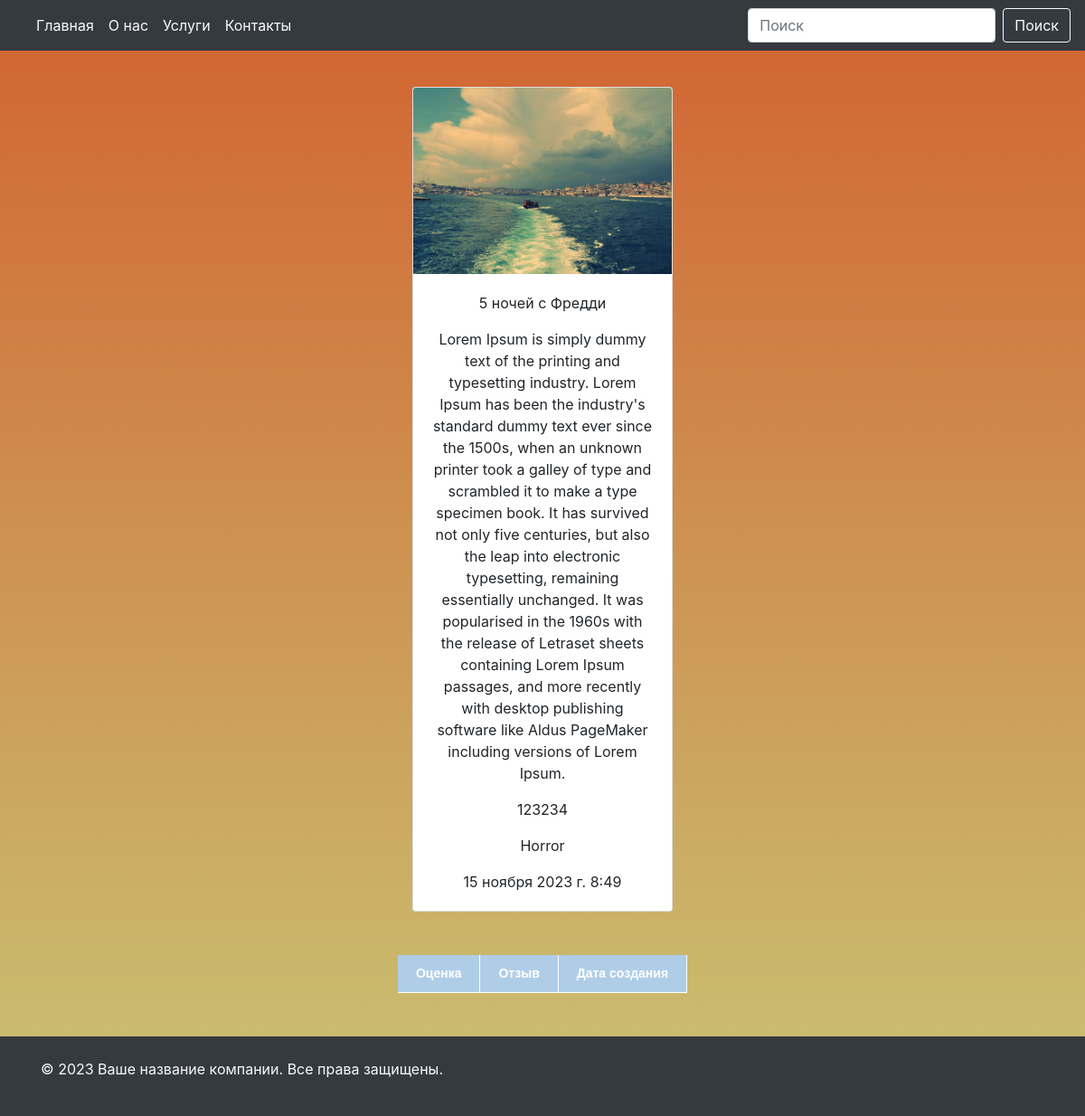
Before: /film_detail/2/ with the older database file.
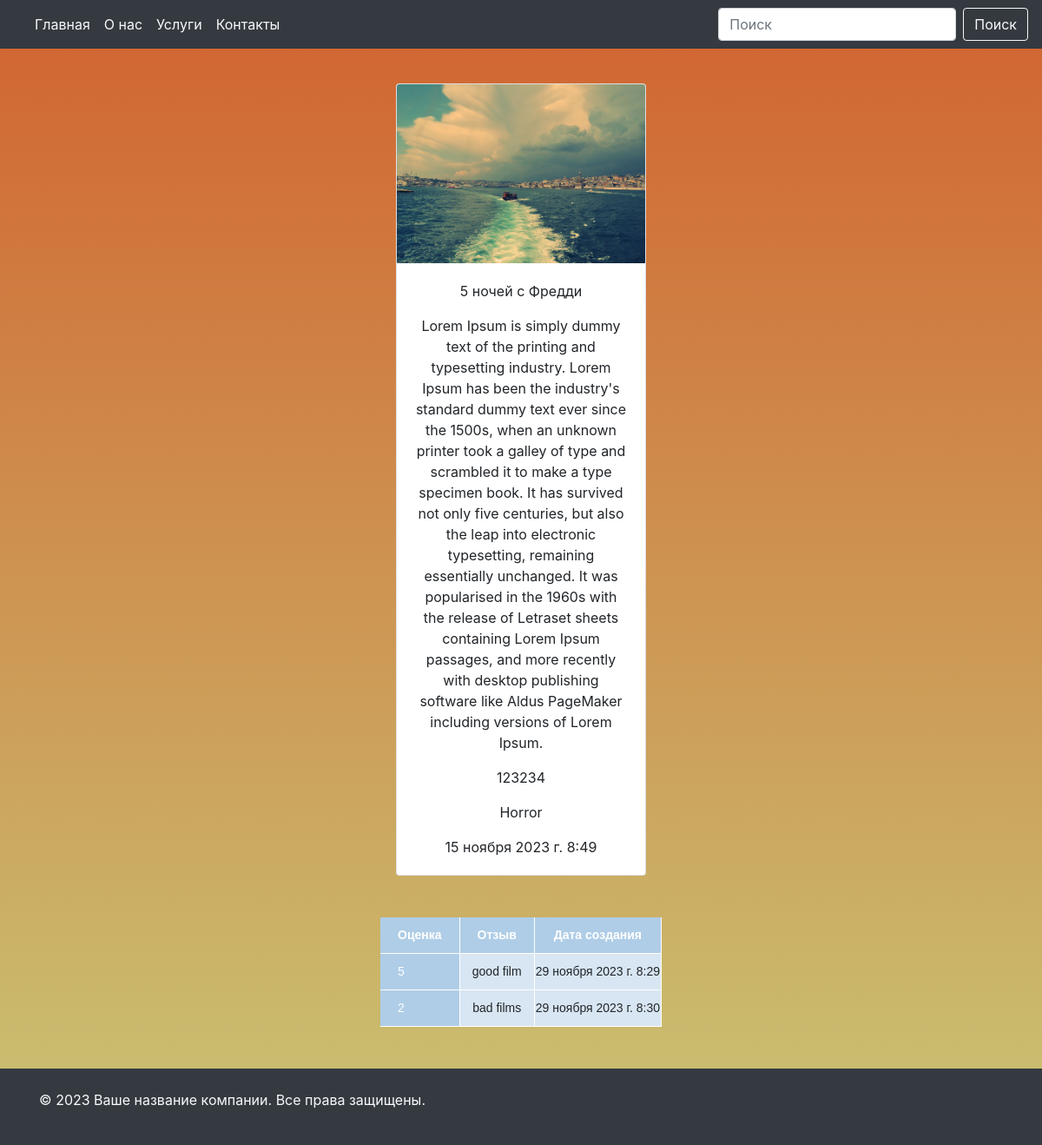
After: the same page with the newer database file.
### main_page/models.py (models this page shows, shortened)
class FilmPostModel(models.Model):
    GENRE = (
        ('Horror', 'Horror'),
        ('Comedy', 'Comedy')
    )
    title = models.CharField(max_length=100, verbose_name="Enter your film name")
    description = models.TextField()
    image = models.ImageField(upload_to='films/')
    cost = models.PositiveIntegerField()
    genre = models.CharField(max_length=100, choices=GENRE)
    created_at = models.DateTimeField(auto_now_add=True)

class ReviewModel(models.Model):
    choice_film = models.ForeignKey(FilmPostModel, on_delete=models.CASCADE,
                                    related_name='comment_object')
    mark = models.PositiveIntegerField(default=5, validators=[MinValueValidator(1),
                                                              MaxValueValidator(5)])
    text_review = models.TextField()
    created_at = models.DateTimeField(auto_now_add=True)

### main_page/views.py (the view)
# urls.py: path('film_detail/<int:id>/', film_detail_view),
def film_detail_view(request, id):
    if request.method == 'GET':
        film_id = get_object_or_404(FilmPostModel, id=id)
        return render(request, template_name='main_page/film_detail.html', context={'film_id': film_id})

### templates/main_page/film_detail.html (shortened to what this page needs)
{% include 'header_and_footer/header.html' %}
<br><br><br><br>
<center>
    <div class="card" style="width: 18rem;">
        <img src="{{film_id.image.url}}" class="card-img-top" alt="...">
        <div class="card-body">
            <p class="card-text">{{film_id.title}}</p>
            <p class="card-text">{{film_id.description}}</p>
            <p class="card-text">{{film_id.cost}}</p>
            <p class="card-text">{{film_id.genre}}</p>
            <p class="card-text">{{film_id.created_at}}</p>
        </div>
    </div>
    <br><br>
    <table>
        <tr>
            <th>Оценка</th>
            <th>Отзыв</th>
            <th>Дата создания</th>
        </tr>
        {% for i in film_id.comment_object.all %}
        <tr>
            <td>{{i.mark}}</td>
            <td>{{i.text_review}}</td>
            <td>{{i.created_at}}</td>
        </tr>
        {%endfor%}
    </table>
</center>
{% include 'header_and_footer/footer.html' %}

### templates/header_and_footer/header.html (shortened to what this page needs)
<!DOCTYPE html>
<html lang="en">
<head>
    <link rel="stylesheet" href="https://maxcdn.bootstrapcdn.com/bootstrap/4.5.2/css/bootstrap.min.css">
</head>
<body>
<nav class="navbar navbar-expand-lg navbar-light bg-dark fixed-top">
  <div class="collapse navbar-collapse " id="navbarNav">
    <ul class="navbar-nav ">
      <li class="nav-item active ">
        <a class="nav-link text-light "  href="#">Главная <span class="sr-only">(текущая)</span></a>
      </li>
      <li class="nav-item">
        <a class="nav-link text-light" href="#">О нас</a>
      </li>
      <li class="nav-item">
        <a class="nav-link text-light" href="#">Услуги</a>
      </li>
      <li class="nav-item">
        <a class="nav-link text-light" href="#">Контакты</a>
      </li>
    </ul>
       <form class="form-inline ml-auto">
            <input class="form-control mr-sm-2" type="search" placeholder="Поиск" aria-label="Search">
            <button class="btn btn-outline-light my-2 my-sm-0" type="submit">Поиск</button>
        </form>
  </div>
</nav>

### templates/header_and_footer/footer.html (shortened to what this page needs)
<footer class="bg-dark text-light py-4 mt-5">
  <div class="container">
    <p>© 2023 Ваше название компании. Все права защищены.</p>
  </div>
</footer>
</body>
</html>

### templates/header_and_footer/header.html (style rules this page uses)
body { background: linear-gradient(to bottom, #d26330, #c9c373); }

### templates/main_page/film_detail.html (style rules this page uses)
table { font-family: "Lucida Sans Unicode", "Lucida Grande", Sans-Serif; font-size: 14px; border-collapse: collapse; text-align: center; }
th, td:first-child { background: #AFCDE7; color: white; padding: 10px 20px; }
th, td { border-style: solid; border-width: 0 1px 1px 0; border-color: white; }
td { background: #D8E6F3; }
th:first-child, td:first-child { text-align: left; }

Changed rows visible on the page:
added ReviewModel: mark "5", text_review "good film", created_at "29 ноября 2023 г. 8:29"
added ReviewModel: mark "2", text_review "bad films", created_at "29 ноября 2023 г. 8:30"
